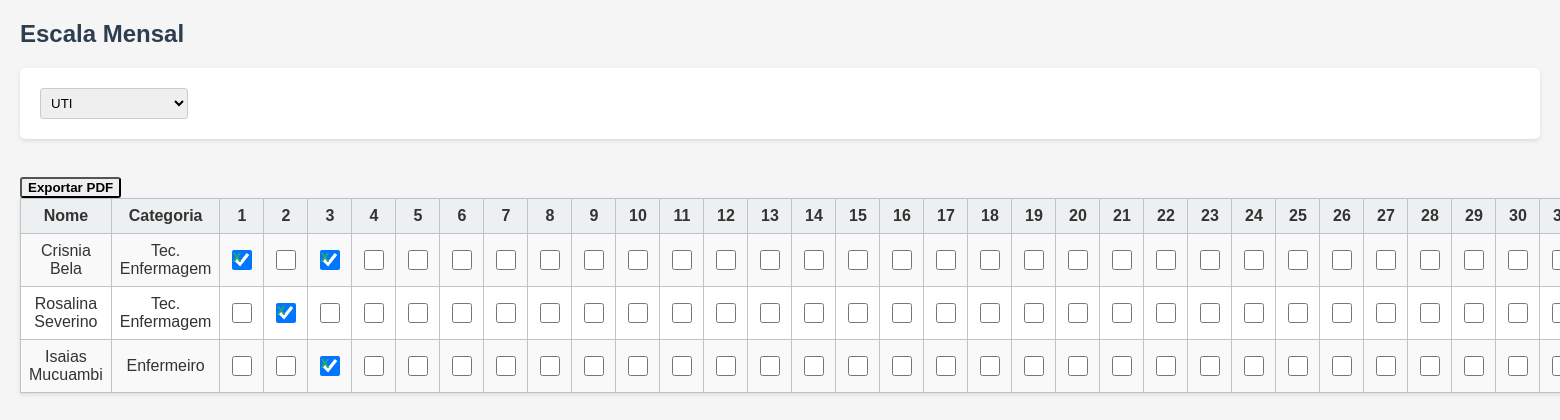
Page /escala?area_id=3 (signed in) on the committed database.
### tables this page shows
CREATE TABLE funcionarios (
id INTEGER PRIMARY KEY AUTOINCREMENT,
nome TEXT,
funcao TEXT,
departamento TEXT
, area_id INTEGER);

### app.py (the view)
@app.route("/escala")
def escala():
    if "user_id" not in session:
        return redirect("/login")
    conn = get_db()
    areas = conn.execute("SELECT * FROM areas").fetchall()
    if session["role"] == "chefe" or session["role"] == "funcionario":
        area_id = session["area_id"]
    else:
        area_id = request.args.get("area_id")
    if area_id:
        funcionarios = conn.execute(
            "SELECT * FROM funcionarios WHERE area_id=?",
            (area_id,)
        ).fetchall()
    else:
        funcionarios = []
    dias = list(range(1,32))
    escala_existente = conn.execute("SELECT funcionario_id, data, status FROM escala").fetchall()
    escala_dict = {(e["funcionario_id"], e["data"]): e["status"] for e in escala_existente}
    return render_template("escala.html",
                           funcionarios=funcionarios,
                           dias=dias,
                           areas=areas,
                           area_id=area_id,
                           escala_dict=escala_dict)

### app.py (called while the page is built)
def get_db():
    conn = sqlite3.connect("database.db")
    conn.row_factory = sqlite3.Row
    return conn

### templates/escala.html (shortened to what this page needs)
<link rel="stylesheet" href="/static/style.css">
<h2>Escala Mensal</h2>
<form method="GET" action="/escala">
<select name="area_id" onchange="this.form.submit()">
{% for a in areas %}
<option value="{{a.id}}" {% if area_id and area_id|int == a.id %}selected{% endif %}>
{{a.nome}}
</option>
{% endfor %}
</select>
</form>
{% if area_id %}
<a href="/escala/pdf?area_id={{area_id}}" target="_blank">
<button>Exportar PDF</button>
</a>
{% endif %}
<table border="1">
    <tr>
    <th>Nome</th>
    <th>Categoria</th>
    {% for d in dias %}
    <th>{{d}}</th>
    {% endfor %}
    </tr>
    {% for f in funcionarios %}
    <tr>
    <td>{{f.nome}}</td>
    <td>{{f.funcao}}</td>
    {% for d in dias %}
    <td>
        {% set data_str = "{:04d}-{:02d}-{:02d}".format(2026, 3, d) %}
        <input type="checkbox" class="dia-checkbox"
            data-funcionario="{{f.id}}"
            data-dia="{{d}}"
            {% if escala_dict.get((f.id, data_str)) == "X" %}checked{% endif %}
        >
    </td>
    {% endfor %}
    </tr>
    {% endfor %}
    </table>

### static/style.css (style rules this page uses)
h1, h2 { color: #2c3e50; }
form { background-color: white; padding: 15px; border-radius: 5px; margin-bottom: 20px; box-shadow: 0px 2px 4px rgba(0,0,0,0.1); }
form input, form select { padding: 6px; margin: 5px; border: 1px solid #ccc; border-radius: 3px; }
table { border-collapse: collapse; width: 100%; background-color: white; box-shadow: 0px 2px 4px rgba(0,0,0,0.1); }
th, td { border: 1px solid #bdc3c7; text-align: center; padding: 8px; }
th { background-color: #ecf0f1; font-weight: bold; }
tr:nth-child(even) { background-color: #f9f9f9; }
input[type="checkbox"] { width: 20px; height: 20px; cursor: pointer; }
button { border-radius: 3px; font-weight: bold; }
input[type="checkbox"]:checked::after { content: "X"; color: #27ae60; font-weight: bold; }

### rows in the picture
funcionarios: nome "Crisnia Bela", funcao "Tec. Enfermagem", id "☑" "☑"
funcionarios: nome "Rosalina Severino", funcao "Tec. Enfermagem", id "☑"
funcionarios: nome "Isaias Mucuambi", funcao "Enfermeiro", id "☑"

### other values in the picture
{{ d }} "1" "2" "3" "4" "5" "6" "7" "8" "9" "10" "11" "12" "13" "14" "15" "16" "17" "18" "19" "20" "21" "22" "23" "24" "25" "26" "27" "28" "29" "30"
form field area_id "UTI"
